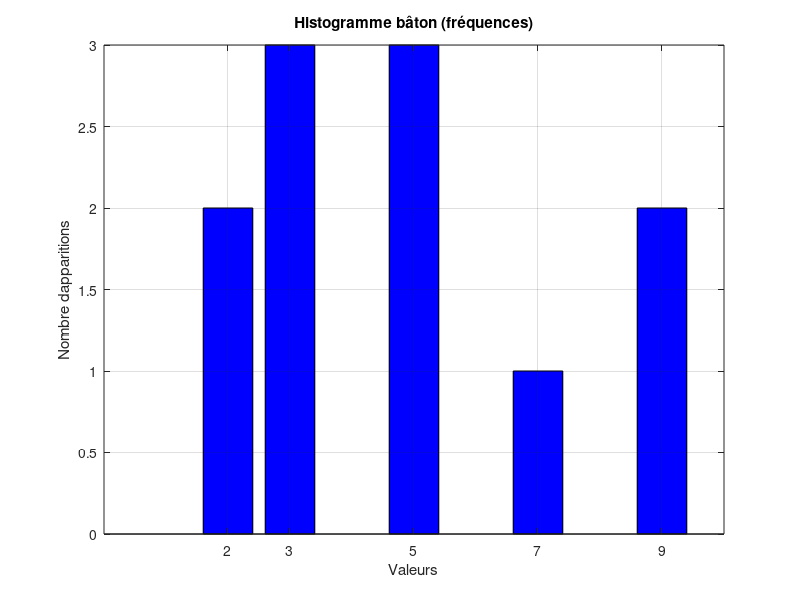

The MATLAB script that drew this image:
% Tableau de valeurs
valeurs = [3, 5, 3, 7, 2, 3, 9, 5, 5, 2, 9];

% Trouver les valeurs uniques et leur fréquence
[valeurs_uniques, ~, indices] = unique(valeurs); % Valeurs uniques et indices associés
frequence = accumarray(indices, 1); % Compte les occurrences de chaque valeur unique

% Tracer l'histogramme bâton
figure;
bar(valeurs_uniques, frequence, 'FaceColor', 'b'); % Valeurs sur X, fréquences sur Y
xlabel('Valeurs');
ylabel('Nombre dapparitions');
title('Histogramme bâton (fréquences)');
grid on;
